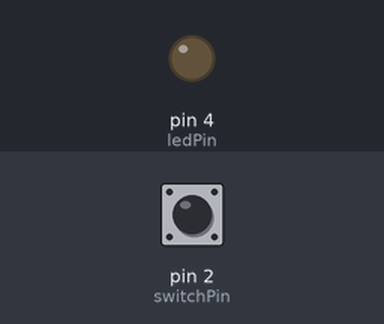
This sketch was run on a simulated Arduino Uno, built with avr-gcc and run on an emulated ATmega328P. Shown: output pins drawn as LEDs (lit = HIGH). The test bench sets the inputs (shaded band); at power-on: pin 2 (switchPin) LOW.

Above: at 1.3 s.
1.4 s: pin 2 (switchPin) pulled HIGH for 0.3 s
At 1.62 s:
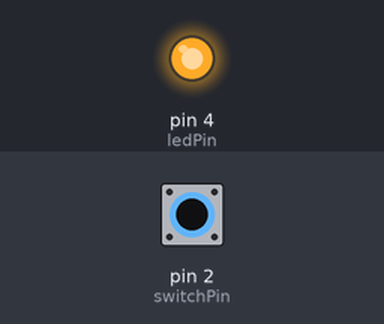
3.2 s: pin 2 (switchPin) pulled HIGH for 3.2 s
At 7.3 s:
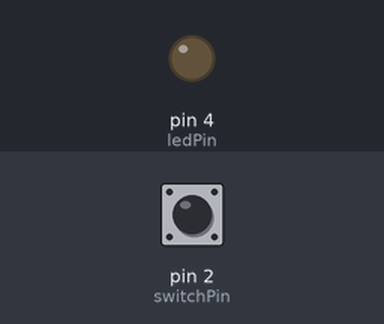
Timing chart, 0 to 8.8 s (numbered marks = the images above; inputs shaded):
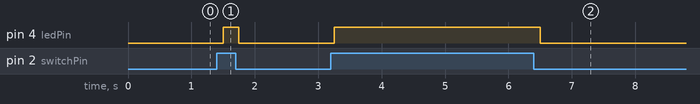

Measured:
- after the input at 1.4 s, pin 4 (ledPin): LOW → HIGH after 0.10 s, → LOW 0.25 s later
- after the input at 3.2 s, pin 4 (ledPin): LOW → HIGH after 0.05 s, → LOW 3.3 s later

The sketch:

test3.ino
```cpp
/* Simple Counter
* ——————
*
* This is a simple counter that takes a digital input
*
*/
int ledPin = 4; // choose the pin for the LED
int switchPin =2; // choose the input pin (for a pushbutton)
int val = 0; // variable for reading the pin status
int counter = 0;
int currentState = 0;
int previousState = 0;

void setup() {
pinMode(ledPin, OUTPUT); // declare LED as output
pinMode(switchPin, INPUT); // declare pushbutton as input
}

void loop(){
val = digitalRead(switchPin); // read input value
if (val == HIGH) { // check if the input is HIGH (button released)
digitalWrite(ledPin, HIGH); // turn LED on
currentState = 1;
}
else {
digitalWrite(ledPin, LOW); // turn LED off
currentState = 0;
}
if(currentState != previousState){
if(currentState == 1){
counter = counter + 1;
}
}
previousState = currentState;
delay(250);
}
```
